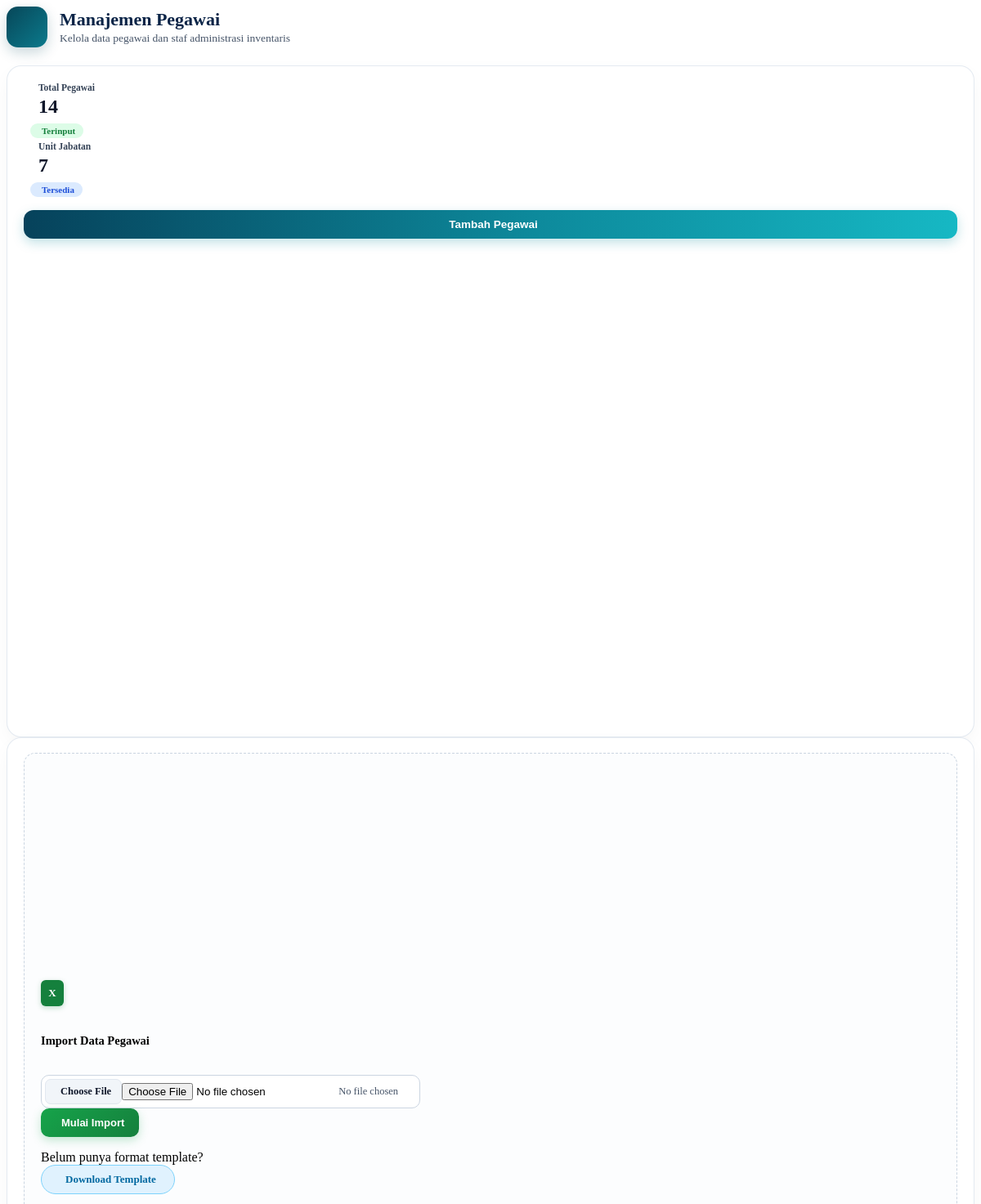
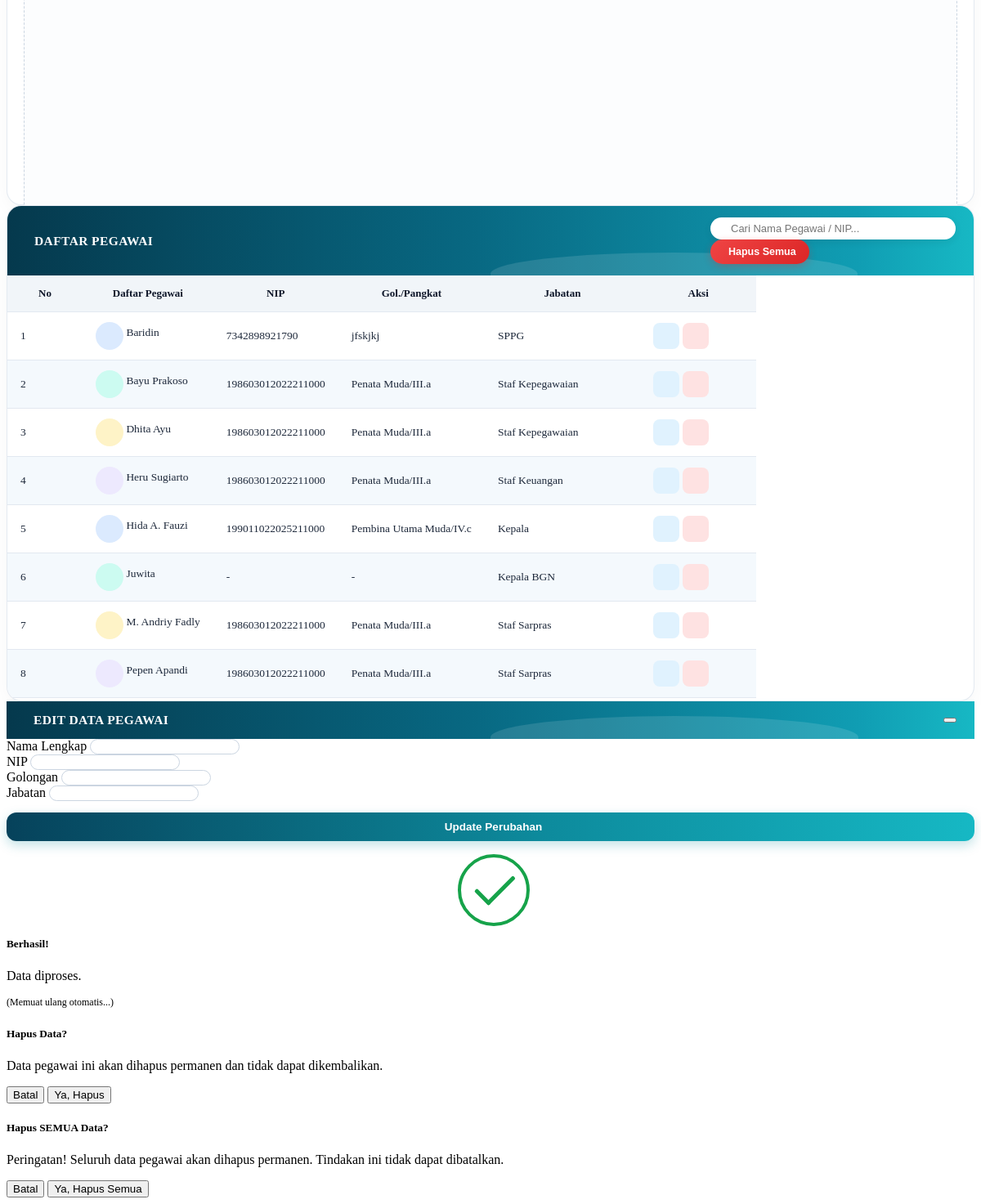
/data_pegawai.php (signed in), run on the app's committed database (2 pictures, top to bottom).
### tables this page shows
CREATE TABLE `pegawai` (
  `id` int(11) NOT NULL,
  `nama_lengkap` varchar(100) NOT NULL,
  `nip` varchar(30) NOT NULL,
  `pangkat_golongan` varchar(50) NOT NULL,
  `jabatan` varchar(50) NOT NULL,
  `ruang` varchar(50) NOT NULL,
  `id_sekolah` int(11) DEFAULT 1
);

### data_pegawai.php (the view, shortened to what this page needs)
<?php
include 'koneksi.php';
$id_sekolah = mysqli_real_escape_string($conn, $_SESSION['id_sekolah']);
$totalPegawai = mysqli_num_rows(mysqli_query($conn, "SELECT id FROM pegawai WHERE id_sekolah='$id_sekolah'"));
$totalJabatan = mysqli_num_rows(mysqli_query($conn, "SELECT DISTINCT jabatan FROM pegawai WHERE id_sekolah='$id_sekolah'"));
?>
<div class="container-fluid px-0">
    <div class="page-hero-header">
        <div class="page-hero-icon">
        </div>
        <div>
            <h3 class="page-hero-title">Manajemen Pegawai</h3>
            <p class="page-hero-subtitle">Kelola data pegawai dan staf administrasi inventaris</p>
        </div>
    </div>
    <div class="row g-3 mb-4">
        <div class="col-xl-4 col-lg-5">
            <div class="pegawai-top-card">
                <div class="row g-0 align-items-center">
                    <div class="col-6 border-end pe-2">
                        <div class="stat-mini-box">
                            <div class="stat-mini-top">
                                <div>
                                    <div class="stat-mini-label">Total Pegawai</div>
                                    <div class="stat-mini-val"><?= $totalPegawai ?></div>
                                </div>
                            </div>
                            <span class="badge-pill-soft-green">
                                <i class="bi bi-arrow-up-short"></i> Terinput
                            </span>
                        </div>
                    </div>
                    <div class="col-6 ps-3">
                        <div class="stat-mini-box">
                            <div class="stat-mini-top">
                                <div>
                                    <div class="stat-mini-label">Unit Jabatan</div>
                                    <div class="stat-mini-val"><?= $totalJabatan ?></div>
                                </div>
                            </div>
                            <span class="badge-pill-soft-blue">
                                <i class="bi bi-check2"></i> Tersedia
                            </span>
                        </div>
                    </div>
                </div>
                <button id="btnTambah" class="btn-tambah-teal">
                    <i class="bi bi-plus-lg"></i> Tambah Pegawai
                </button>
            </div>
        </div>
        <div class="col-xl-8 col-lg-7">
            <div class="pegawai-top-card">
                <div class="import-dashed-inner">
                    <div class="row align-items-center w-100 g-3">
                        <div class="col-xl-7 col-md-7">
                            <div class="d-flex align-items-center mb-2">
                                <span class="excel-badge-icon">X</span>
                                <h6 class="fw-bold mb-0 text-dark" style="font-size: 14.5px;">Import Data Pegawai</h6>
                            </div>
                            <form id="importForm" class="d-flex align-items-center gap-2">
                                <div class="import-file-group">
                                    <label for="inputExcelFile" class="btn-choose-excel mb-0">
                                        <i class="bi bi-upload text-primary"></i> Choose File
                                    </label>
                                    <input type="file" id="inputExcelFile" name="file_excel" class="d-none" required accept=".xlsx">
                                    <span id="excelFileName" class="excel-file-name">No file chosen</span>
                                </div>
                                <button type="submit" class="btn-mulai-import">
                                    <i class="bi bi-upload"></i> Mulai Import
                                </button>
                            </form>
                        </div>
                        <div class="col-xl-5 col-md-5 text-center border-start-md">
                            <div class="d-flex align-items-center justify-content-center gap-2 mb-2">
                                <span class="small fw-semibold text-dark">Belum punya format template?</span>
                            </div>
                            <a href="data_pegawai.php?template=1" class="btn-download-template">
                                <i class="bi bi-download"></i> Download Template
                            </a>
                        </div>
                    </div>
                </div>
            </div>
        </div>
    </div>
    <div class="table-card-wrapper">
        <div class="table-banner-header">
            <h6 class="table-banner-title">
                <i class="bi bi-people-fill"></i> DAFTAR PEGAWAI
            </h6>
            <div class="d-flex align-items-center gap-2 flex-wrap" style="position: relative; z-index: 2;">
                <div class="search-pill-box">
                    <input type="text" id="searchPegawai" placeholder="Cari Nama Pegawai / NIP...">
                </div>
                <button onclick="hapusSemuaPegawai()" class="btn-hapus-semua" title="Hapus Seluruh Data Pegawai">
                    <i class="bi bi-trash3-fill"></i> Hapus Semua
                </button>
            </div>
        </div>
        <div class="table-responsive table-freeze-container">
            <table class="table align-middle" id="tablePegawai">
                <thead>
                    <tr>
                        <th class="text-center" width="60">No</th>
                        <th><i class="bi bi-people-fill text-primary me-2"></i>Daftar Pegawai</th>
                        <th><i class="bi bi-person-vcard-fill text-primary me-2"></i>NIP</th>
                        <th><i class="bi bi-layers-fill text-primary me-2"></i>Gol./Pangkat</th>
                        <th><i class="bi bi-briefcase-fill text-primary me-2"></i>Jabatan</th>
                        <th class="text-center" width="110"><i class="bi bi-gear-fill text-primary me-1"></i> Aksi</th>
                    </tr>
                </thead>
                <tbody>
                    <?php
                    $no = 1;
                    $avatarClasses = ['av-blue', 'av-teal', 'av-amber', 'av-purple'];
                    $q = mysqli_query($conn, "SELECT * FROM pegawai WHERE id_sekolah='$id_sekolah' ORDER BY nama_lengkap ASC");
                    while($r = mysqli_fetch_assoc($q)):
                        $avClass = $avatarClasses[($no - 1) % 4];
                        $nipTampil = !empty(trim($r['nip'] ?? '')) ? htmlspecialchars($r['nip'], ENT_QUOTES, 'UTF-8') : '-';
                        $pangkatTampil = !empty(trim($r['pangkat_golongan'] ?? '')) ? htmlspecialchars($r['pangkat_golongan'], ENT_QUOTES, 'UTF-8') : '-';
                    ?>
                    <tr>
                        <td class="text-center fw-semibold text-secondary"><?= $no++ ?></td>
                        <td>
                            <div class="d-flex align-items-center gap-3">
                                <div class="pegawai-avatar <?= $avClass ?>">
                                </div>
                                <span class="fw-bold text-dark"><?= htmlspecialchars($r['nama_lengkap'], ENT_QUOTES, 'UTF-8') ?></span>
                            </div>
                        </td>
                        <td class="fw-medium text-secondary"><?= $nipTampil ?></td>
                        <td class="fw-medium text-dark"><?= $pangkatTampil ?></td>
                        <td class="fw-medium text-dark"><?= htmlspecialchars($r['jabatan'], ENT_QUOTES, 'UTF-8') ?></td>
                        <td class="text-center">
                            <button class="action-btn btn-edit-link btn-edit-trigger"
                                data-id="<?= (int)$r['id'] ?>"
                                data-nama="<?= htmlspecialchars($r['nama_lengkap'], ENT_QUOTES, 'UTF-8') ?>"
                                data-nip="<?= htmlspecialchars($r['nip'], ENT_QUOTES, 'UTF-8') ?>"
                                data-pangkat="<?= htmlspecialchars($r['pangkat_golongan'], ENT_QUOTES, 'UTF-8') ?>"
                                data-jabatan="<?= htmlspecialchars($r['jabatan'], ENT_QUOTES, 'UTF-8') ?>"
                                title="Edit Pegawai">
                            </button>
                            <button onclick="hapusPegawai(<?= (int)$r['id'] ?>)" class="action-btn btn-delete-link ms-1" title="Hapus Pegawai">
                            </button>
                        </td>
                    </tr>
                    <?php endwhile; ?>
                </tbody>
            </table>
        </div>
    </div>
</div>
<div class="modal fade" id="editModalPegawai" tabindex="-1">
    <div class="modal-dialog modal-dialog-centered">
        <form id="editFormPegawai" class="modal-content border-0 shadow-lg rounded-4 overflow-hidden">
            <div class="table-banner-header">
                <h6 class="table-banner-title"><i class="bi bi-pencil-square"></i> Edit Data Pegawai</h6>
                <button type="button" class="btn-close btn-close-white" data-bs-dismiss="modal" style="position:relative; z-index:2;"></button>
            </div>
            <div class="modal-body p-4">
                <div class="mb-3">
                    <label class="small fw-bold mb-1">Nama Lengkap</label>
                    <input type="text" name="nama" id="modal-nama" class="form-control form-control-custom" required>
                </div>
                <div class="mb-3">
                    <label class="small fw-bold mb-1">NIP</label>
                    <input type="text" name="nip" id="modal-nip" class="form-control form-control-custom">
                </div>
                <div class="row g-3">
                    <div class="col-6">
                        <label class="small fw-bold mb-1">Golongan</label>
                        <input type="text" name="pangkat" id="modal-pangkat" class="form-control form-control-custom" required>
                    </div>
                    <div class="col-6">
                        <label class="small fw-bold mb-1">Jabatan</label>
                        <input type="text" name="jabatan" id="modal-jabatan" class="form-control form-control-custom" required>
                    </div>
                </div>
            </div>
            <div class="modal-footer border-0 p-4 pt-0">
                <button type="submit" class="btn-tambah-teal mt-0">
                    <i class="bi bi-check2-circle"></i> Update Perubahan
                </button>
            </div>
        </form>
    </div>
</div>
<div class="modal fade" id="modalBerhasil" tabindex="-1" data-bs-backdrop="static">
    <div class="modal-dialog modal-dialog-centered modal-sm">
        <div class="modal-content border-0 shadow-lg rounded-4 text-center">
            <div class="modal-body p-4">
                <div class="success-checkmark mb-3">
                    <div class="check-icon">
                        <span class="icon-line line-tip"></span>
                        <span class="icon-line line-long"></span>
                    </div>
                </div>
                <h5 class="fw-bold">Berhasil!</h5>
                <p class="text-secondary small mb-1" id="msgBerhasil">Data diproses.</p>
                <p class="text-muted" style="font-size: 0.75rem;">(Memuat ulang otomatis...)</p>
            </div>
        </div>
    </div>
</div>
<div class="modal fade" id="modalHapus" tabindex="-1" data-bs-backdrop="static">
    <div class="modal-dialog modal-dialog-centered modal-sm">
        <div class="modal-content border-0 shadow-lg rounded-4 text-center">
            <div class="modal-body p-4">
                <h5 class="fw-bold text-dark">Hapus Data?</h5>
                <p class="text-secondary small mb-4">Data pegawai ini akan dihapus permanen dan tidak dapat dikembalikan.</p>
                <div class="d-flex justify-content-center gap-2">
                    <button type="button" class="btn btn-light btn-sm px-4 rounded-pill fw-bold" data-bs-dismiss="modal">Batal</button>
                    <button type="button" id="btnKonfirmasiHapus" class="btn btn-danger btn-sm px-4 rounded-pill fw-bold shadow-sm">Ya, Hapus</button>
                </div>
            </div>
        </div>
    </div>
</div>
<div class="modal fade" id="modalHapusSemua" tabindex="-1" data-bs-backdrop="static">
    <div class="modal-dialog modal-dialog-centered modal-sm">
        <div class="modal-content border-0 shadow-lg rounded-4 text-center">
            <div class="modal-body p-4">
                <h5 class="fw-bold text-dark">Hapus SEMUA Data?</h5>
                <p class="text-secondary small mb-4">Peringatan! Seluruh data pegawai akan dihapus permanen. Tindakan ini tidak dapat dibatalkan.</p>
                <div class="d-flex justify-content-center gap-2">
                    <button type="button" class="btn btn-light btn-sm px-4 rounded-pill fw-bold" data-bs-dismiss="modal">Batal</button>
                    <button type="button" id="btnKonfirmasiHapusSemua" class="btn btn-danger btn-sm px-4 rounded-pill fw-bold shadow-sm">Ya, Hapus Semua</button>
                </div>
            </div>
        </div>
    </div>
</div>

### data on the page
pegawai: nama_lengkap "Baridin", nip "7342898921790", pangkat_golongan "jfskjkj", jabatan "SPPG"
pegawai: nama_lengkap "Bayu Prakoso", nip "198603012022211000", pangkat_golongan "Penata Muda/III.a", jabatan "Staf Kepegawaian"
pegawai: nama_lengkap "Dhita Ayu", nip "198603012022211000", pangkat_golongan "Penata Muda/III.a", jabatan "Staf Kepegawaian"
pegawai: nama_lengkap "Heru Sugiarto", nip "198603012022211000", pangkat_golongan "Penata Muda/III.a", jabatan "Staf Keuangan"
pegawai: nama_lengkap "Hida A. Fauzi", nip "199011022025211000", pangkat_golongan "Pembina Utama Muda/IV.c", jabatan "Kepala"
pegawai: nama_lengkap "Juwita", nip "-", pangkat_golongan "-", jabatan "Kepala BGN"
pegawai: nama_lengkap "M. Andriy Fadly", nip "198603012022211000", pangkat_golongan "Penata Muda/III.a", jabatan "Staf Sarpras"
pegawai: nama_lengkap "Pepen Apandi", nip "198603012022211000", pangkat_golongan "Penata Muda/III.a", jabatan "Staf Sarpras"

### other printed values
$totalPegawai "14"
$totalJabatan "7"
